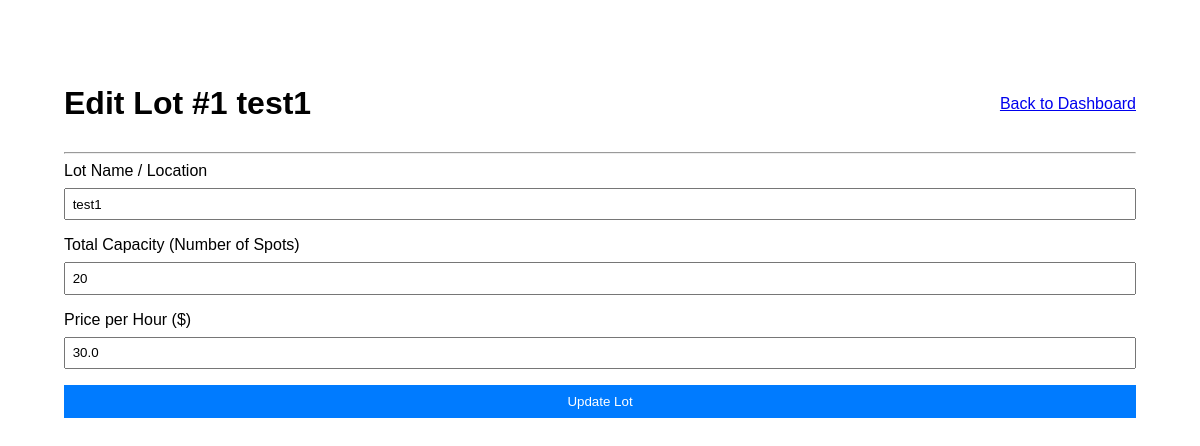
The page /admin/edit_lot/1 (signed in) on the database as committed earlier.
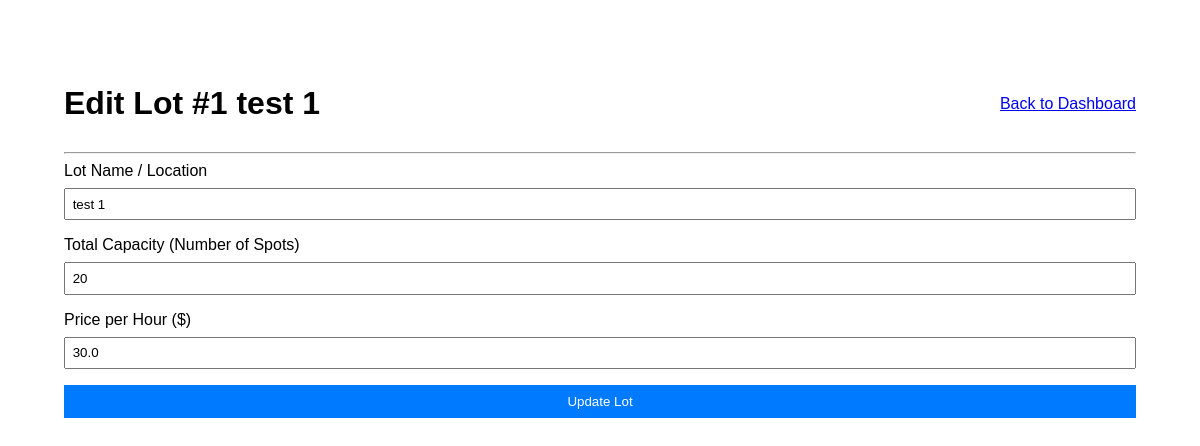
The same page on the database as committed later.
### models/models.py (models this page shows)
class ParkingLot(db.Model):
    id = db.Column(db.Integer, primary_key=True)
    name = db.Column(db.String(100), nullable=False)
    capacity = db.Column(db.Integer, nullable=False)
    price_per_hour = db.Column(db.Float, nullable=False)
    spots = db.relationship('ParkingSpot', backref='lot', lazy=True, cascade="all, delete-orphan")

### controllers/controllers.py (the view, shortened to what this page needs)
@app.route('/admin/edit_lot/<int:lot_id>', methods=['GET', 'POST'])
@login_required
@role_required('admin')
def edit_lot(lot_id):
    lot = ParkingLot.query.get_or_404(lot_id)
    return render_template('edit_lot.html', lot=lot)

### app.py (called while the page is built)
@login_manager.user_loader
def load_user(user_id):
    return User.query.get(int(user_id))

### controllers/controllers.py (called while the page is built)
def role_required(role):
    def wrapper(fn):
        @wraps(fn)
        def decorated_view(*args, **kwargs):
            if not current_user.is_authenticated or current_user.role != role:
                flash("You do not have permission to access this page.")
                return redirect(url_for('login'))
            return fn(*args, **kwargs)
        return decorated_view
    return wrapper

### templates/edit_lot.html (shortened to what this page needs)
{% extends 'base.html' %}
{% block content %}
<div style="max-width: 1200px; margin: auto; padding: 2em;">
    <div style="display: flex; justify-content: space-between; align-items: center;">
        <h1>Edit Lot #{{ lot.id }} {{ lot.name }}</h1>
        <a href="{{ url_for('admin_dashboard') }}">Back to Dashboard</a>
    </div>
    <hr>
    <form method="POST" action="{{ url_for('edit_lot', lot_id=lot.id) }}">
        <div class="form-group">
            <label for="name">Lot Name / Location</label>
            <input type="text" id="name" name="name" value="{{ lot.name }}" required>
        </div>
        <div class="form-group">
            <label for="capacity">Total Capacity (Number of Spots)</label>
            <input type="number" id="capacity" name="capacity" min="1" value="{{ lot.capacity }}" required>
        </div>
        <div class="form-group">
            <label for="price">Price per Hour ($)</label>
            <input type="number" id="price" name="price" step="0.01" min="0" value="{{ lot.price_per_hour }}" required>
        </div>
        <button type="submit">Update Lot</button>
    </form>
</div>
{% endblock %}

Rows that differ between the two databases and show on the page:
changed ParkingLot id 1: name "test1" → "test 1"
